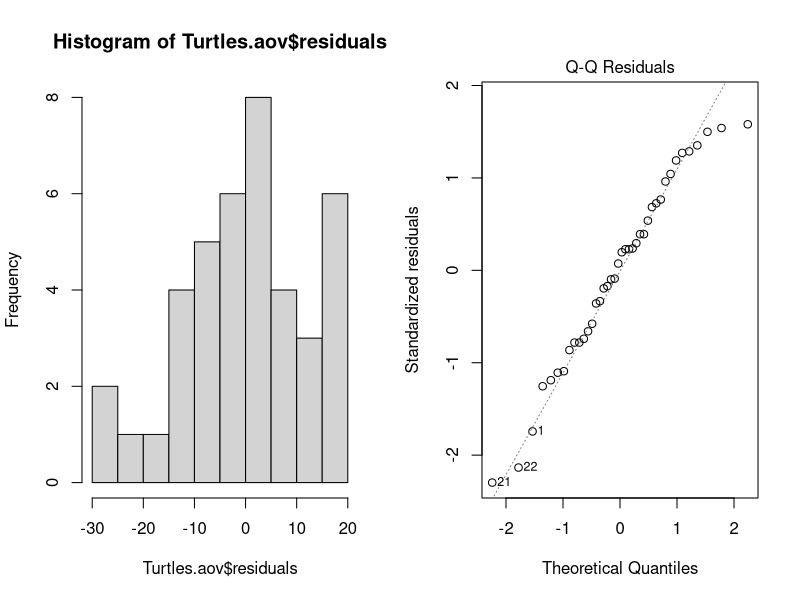
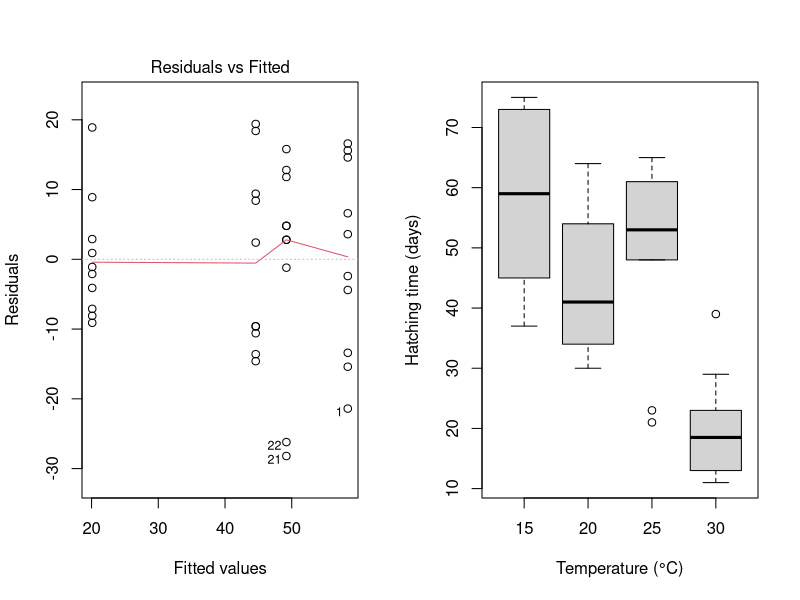

These figures' R source, in order:
## ---- chunk 1
Turtles <- read.csv(file = "Turtles.csv",header=TRUE)
## ---- chunk 2
str(Turtles) 
## ---- chunk 3
Turtles$Temperature <- factor(Turtles$Temperature)
## ---- chunk 4
Turtles.aov <- aov(Days ~ Temperature, data = Turtles)
## ---- chunk 5
summary(Turtles.aov)
## ---- chunk 6
Turtles.lm <- lm(Days ~ Temperature,data=Turtles)
## ---- chunk 7
summary(Turtles.lm)
## ---- chunk 8
TukeyHSD(Turtles.aov)
## ---- chunk 9
par(mfrow = c(1,2))
## ---- chunk 10
hist(Turtles.aov$residuals)
## ---- chunk 11
plot(Turtles.aov,which=2)
## ---- chunk 12
plot(Turtles.aov,which=1)
## ---- chunk 13
boxplot(Days~Temperature, data=Turtles, ylab = "Hatching time (days)", xlab = "Temperature (°C)")
